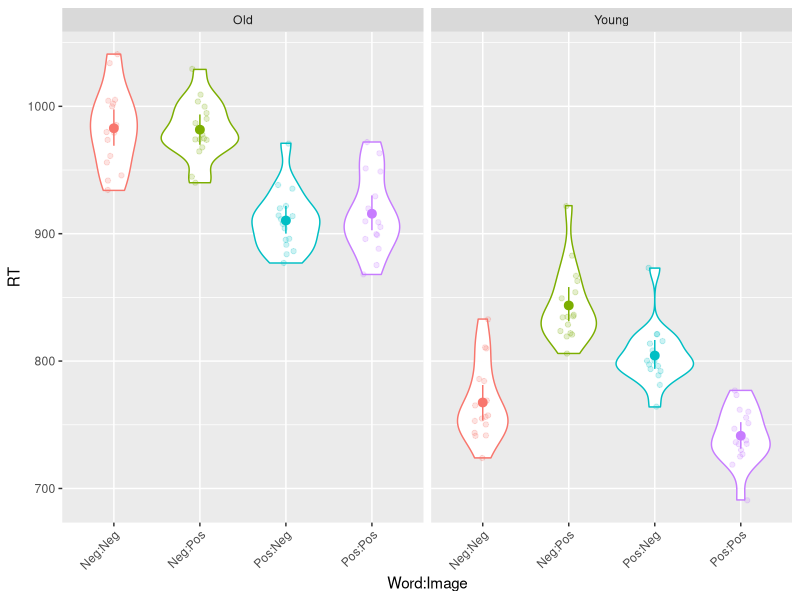
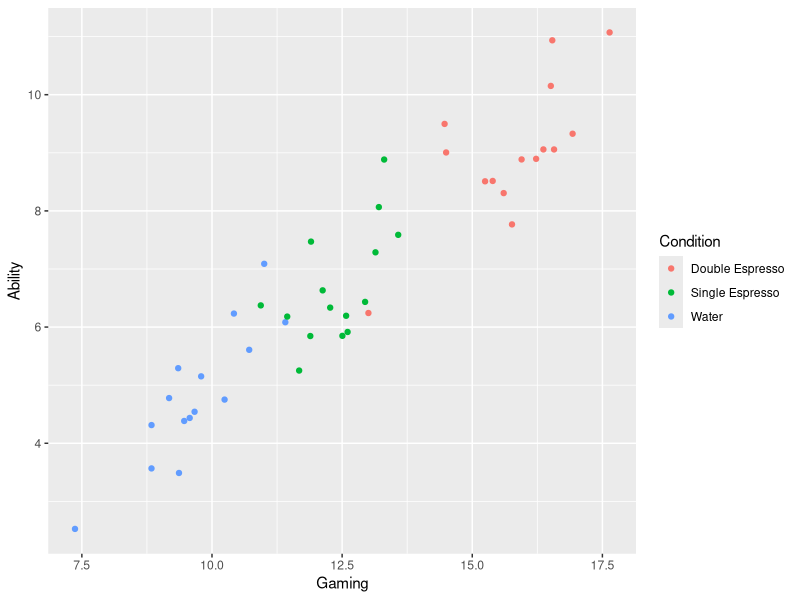
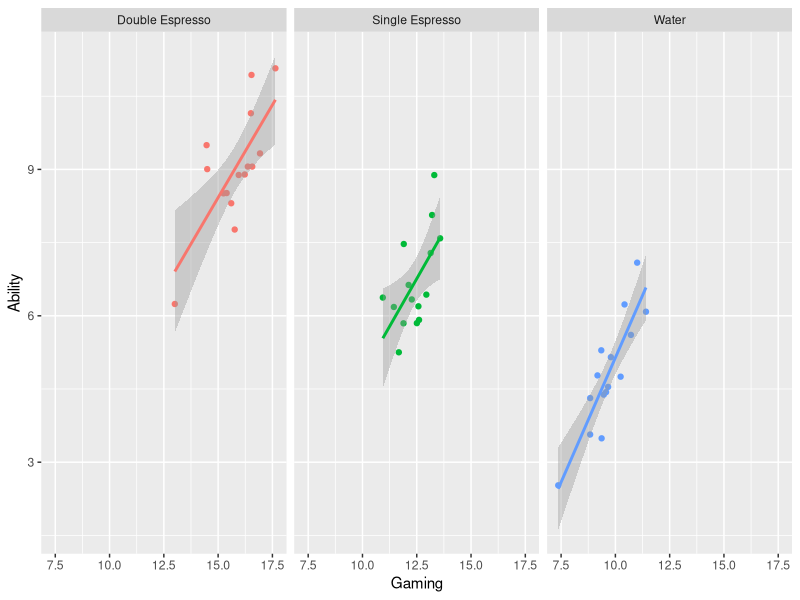
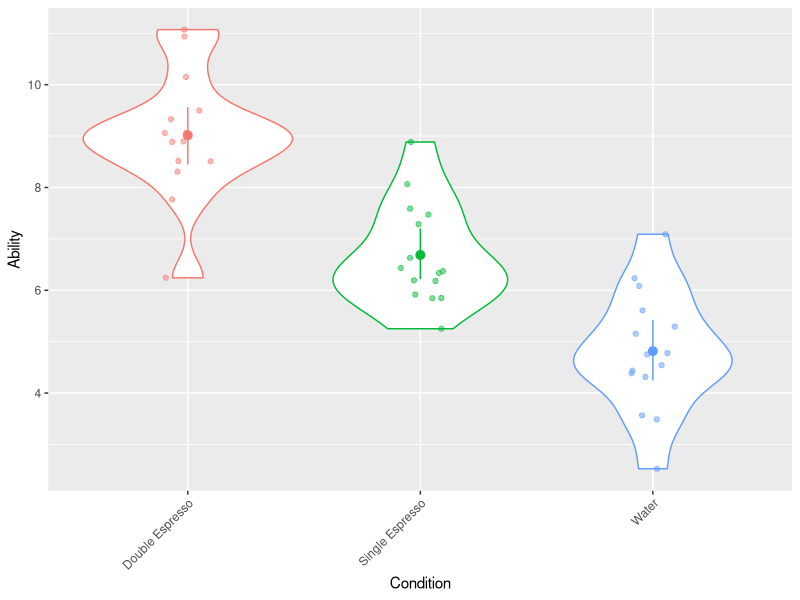

Generate these figures, in order, with R:
library(tidyverse) # Load the tidyverse packages
library(afex) # ANOVA functions
library(emmeans) # Needed for pairwise comparisons

# Mixed ANOVA with one between participants factor, and two repeated
my_data <- read_csv("my_data.csv")

my_data <- my_data %>% 
  mutate(Image = factor(Image)) %>%
  mutate(Word = factor(Word)) %>%
  mutate(Age = factor(Age))

ggplot(my_data, aes(x = Word:Image, y = RT, colour = Word:Image)) + 
  geom_violin() + 
  geom_jitter(width = .1, alpha = .2) + 
  stat_summary(fun.data = "mean_cl_boot") +
  theme(axis.text.x = element_text(angle = 45, hjust = 1)) +
  facet_wrap(~ Age) + 
  guides(colour = FALSE)

model <- aov_4(RT ~ Word * Image * Age + (1 + Word * Image | Participant), data = my_data)
summary(model)
anova(model)

emmeans(model, pairwise ~ Word * Image * Age, adjust = "Bonferroni")

# Three way interaction is significant so run two separate 2-ways
young_filter <- filter(my_data, Age == "Young")

model_young <- aov_4(RT ~ Word * Image + (1 + Word *Image | Participant), data = young_filter)
anova(model_young)

emmeans(model_young, pairwise ~ Word * Image, adjust = "Bonferroni")

old_filter <- filter(my_data, Age == "Old")

model_old <- aov_4(RT ~ Word * Image + (1 + Word * Image | Participant), data = old_filter)
summary(model_old)
anova(model_old)

emmeans(model_old, pairwise ~ Word * Image, adjust = "Bonferroni")

#ANCOVA
cond <- read_csv("cond.csv")

cond <- cond %>% 
  mutate(Condition = as.factor(Condition))
  
ggplot(cond, aes(x = Gaming, y = Ability,  colour = Condition)) + 
  geom_point() 

# Separately by Condition
ggplot(cond, aes(x = Gaming, y = Ability,  colour = Condition)) + 
  geom_point() + 
  facet_wrap(~ Condition) + 
  geom_smooth(method = "lm") +
  guides(colour = FALSE)

# Run the ANOVA (i.e., without the covariate)- model is significant
model1 <- aov_4(Ability ~ Condition + (1 | Participant), data = cond)
anova(model1)

# Run the ANCOVA - when we add the effect of Gaming Frequency first,
# Condition is now not significant
cond$Gaming <- scale(cond$Gaming)
model_ancova <- aov_4(Ability ~ Gaming + Condition + (1 | Participant), data = cond, factorize = FALSE)
anova(model_ancova)

# Unadjusted means
cond %>%
  group_by(Condition) %>%
  summarise(mean_ability = mean(Ability), sd_ability = sd(Ability))

# Report adjusted means
emmeans(model_ancova, pairwise~Condition, adjust = "none")

# ANCOVA as a special case of Regression 
ggplot(cond, aes(x = Condition, y = Ability, colour = Condition)) + 
  geom_violin() + 
  geom_jitter(width = .1, alpha = .5) + 
  stat_summary(fun.data = "mean_cl_boot") +
  theme(axis.text.x = element_text(angle = 45, hjust = 1)) + 
  guides(colour = FALSE)

# Set up the Water level as the reference level and check the contrasts
cond$Condition <- relevel(cond$Condition, ref = 3)
contrasts(cond$Condition)

# Build a linear model just with Condition predicting Ability
lm1 <- lm(Ability ~ Condition, data = cond)
lm1

#Build a linear model with both Gaming Frequency and Condition predicting Ability
lm2 <- lm(Ability ~ Gaming + Condition, data = cond)
lm2
